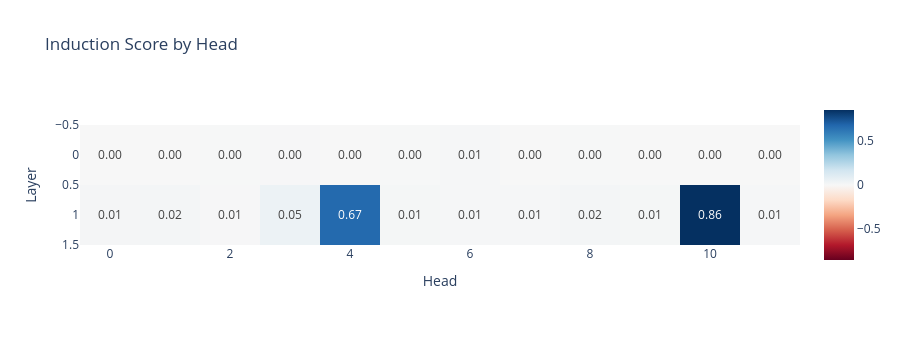

Here is the notebook cell this chart was saved with:
### Markdown cell above
### Exercise - calculate induction scores with hooks

> ```yaml
> Difficulty: 🔴🔴🔴⚪⚪
> Importance: 🔵🔵🔵🔵⚪
> 
> You shouldn't spend more than 15-20 minutes on this exercise.
> This is our first exercise with hooks, which are an absolutely vital TransformerLens tool. Use the hints if you're stuck.
> ```

To start with, we'll look at how hooks can be used to get the same results as from the previous section (where we ran our induction head detector functions on the values in the cache).

Most of the code has already been provided for you below; the only thing you need to do is **implement the `induction_score_hook` function**. As mentioned, this function takes two arguments: the activation value (which in this case will be our attention pattern) and the hook object (which gives us some useful methods and attributes that we can access in the function, e.g. `hook.layer()` to return the layer, or `hook.name` to return the name, which is the same as the name in the cache).

Your function should do the following:

* Calculate the induction score for the attention pattern `pattern`, using the same methodology as you used in the previous section when you wrote your induction head detectors.
    * Note that this time, the batch dimension is greater than 1, so you should compute the average attention score over the batch dimension.
    * Also note that you are computing the induction score for all heads at once, rather than one at a time. You might find the arguments `dim1` and `dim2` of the `torch.diagonal` function useful.
* Write this score to the tensor `induction_score_store`, which is a global variable that we've provided for you. The `[i, j]`th element of this tensor should be the induction score for the `j`th head in the `i`th layer.

### Code cell
seq_len = 50
batch_size = 10
rep_tokens_10 = generate_repeated_tokens(model, seq_len, batch_size)

# We make a tensor to store the induction score for each head.
# We put it on the model's device to avoid needing to move things between the GPU and CPU, which can be slow.
induction_score_store = t.zeros((model.cfg.n_layers, model.cfg.n_heads), device=model.cfg.device)


def induction_score_hook(pattern: Float[Tensor, "batch head_index dest_pos source_pos"], hook: HookPoint):
    """
    Calculates the induction score, and stores it in the [layer, head] position of the `induction_score_store` tensor.
    """
    layer = hook.layer()
    b, n_heads, toks, _ = pattern.shape
    seq_len = (toks - 1) // 2

    for head in range(n_heads):
        # run this code to see how to arrive at the offset:
        # ---
        # s = 5
        # d = 2 * s + 1
        # x = t.randint(1, 5, (d, d)).tril()
        # x, x.diagonal(offset=-(s - 1))[2:-1]
        # ---
        score = pattern[:, head].diagonal(offset=-(seq_len - 1), dim1=-2, dim2=-1)[:, 2:-1]
        score = score.mean().item()
        # print(b, seq_len, pattern[:, head].diagonal(offset=-(seq_len - 1), dim1=-1, dim2=-2)[2:-1].shape)
        induction_score_store[layer, head] = score



# We make a boolean filter on activation names, that's true only on attention pattern names
pattern_hook_names_filter = lambda name: name.endswith("pattern")

# Run with hooks (this is where we write to the `induction_score_store` tensor`)
model.run_with_hooks(
    rep_tokens_10,
    return_type=None,  # For efficiency, we don't need to calculate the logits
    fwd_hooks=[(pattern_hook_names_filter, induction_score_hook)],
)

# Plot the induction scores for each head in each layer
imshow(
    induction_score_store,
    labels={"x": "Head", "y": "Layer"},
    title="Induction Score by Head",
    text_auto=".2f",
    width=900,
    height=350,
)

### Figure 1 — Plotly figure (JSON) as saved in the notebook; plotly's stock layout.template omitted (floating-point values rounded to 4 significant figures)
{"data": [{"coloraxis": "coloraxis", "hovertemplate": "Head: %{x}<br>Layer: %{y}<br>color: %{z}<extra></extra>", "name": "0", "texttemplate": "%{z:.2f}", "type": "heatmap", "xaxis": "x", "yaxis": "y", "z": [[0.001198, 0.0002464, 0.002598, 0.004975, 9.562e-05, 0.003287, 0.009607, 7.511e-09, 0.004423, 2.431e-05, 8.096e-05, 0.0002512], [0.01466, 0.01614, 0.005702, 0.04739, 0.6723, 0.01302, 0.01028, 0.006989, 0.01832, 0.01309, 0.8575, 0.00905]]}], "layout": {"coloraxis": {"cmid": 0, "colorscale": [[0, "rgb(103,0,31)"], [0.1, "rgb(178,24,43)"], [0.2, "rgb(214,96,77)"], [0.3, "rgb(244,165,130)"], [0.4, "rgb(253,219,199)"], [0.5, "rgb(247,247,247)"], [0.6, "rgb(209,229,240)"], [0.7, "rgb(146,197,222)"], [0.8, "rgb(67,147,195)"], [0.9, "rgb(33,102,172)"], [1, "rgb(5,48,97)"]]}, "height": 350, "title": {"text": "Induction Score by Head"}, "width": 900, "xaxis": {"anchor": "y", "constrain": "domain", "domain": [0, 1], "scaleanchor": "y", "title": {"text": "Head"}}, "yaxis": {"anchor": "x", "autorange": "reversed", "constrain": "domain", "domain": [0, 1], "title": {"text": "Layer"}}}}
